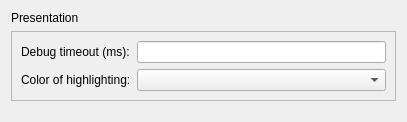
<?xml version="1.0" encoding="UTF-8"?>
<ui version="4.0">
 <class>PreferencesDebuggerPage</class>
 <widget class="QWidget" name="PreferencesDebuggerPage">
  <property name="geometry">
   <rect>
    <x>0</x>
    <y>0</y>
    <width>407</width>
    <height>122</height>
   </rect>
  </property>
  <property name="sizePolicy">
   <sizepolicy hsizetype="Expanding" vsizetype="Expanding">
    <horstretch>0</horstretch>
    <verstretch>0</verstretch>
   </sizepolicy>
  </property>
  <layout class="QVBoxLayout" name="verticalLayout">
   <item>
    <widget class="QLabel" name="label_16">
     <property name="text">
      <string>Presentation</string>
     </property>
    </widget>
   </item>
   <item>
    <widget class="QFrame" name="frame_7">
     <property name="frameShape">
      <enum>QFrame::StyledPanel</enum>
     </property>
     <property name="frameShadow">
      <enum>QFrame::Raised</enum>
     </property>
     <layout class="QGridLayout" name="gridLayout">
      <item row="0" column="0">
       <widget class="QLabel" name="label_14">
        <property name="text">
         <string>Debug timeout (ms):</string>
        </property>
       </widget>
      </item>
      <item row="0" column="1">
       <widget class="QLineEdit" name="timeoutLineEdit"/>
      </item>
      <item row="1" column="0">
       <widget class="QLabel" name="label_15">
        <property name="text">
         <string>Color of highlighting:</string>
        </property>
       </widget>
      </item>
      <item row="1" column="1">
       <widget class="QComboBox" name="colorComboBox"/>
      </item>
     </layout>
    </widget>
   </item>
   <item>
    <spacer name="verticalSpacer">
     <property name="orientation">
      <enum>Qt::Vertical</enum>
     </property>
     <property name="sizeHint" stdset="0">
      <size>
       <width>20</width>
       <height>40</height>
      </size>
     </property>
    </spacer>
   </item>
  </layout>
 </widget>
 <resources/>
 <connections/>
</ui>
